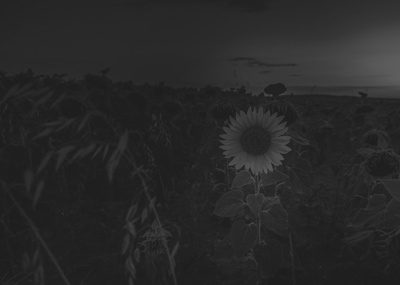
#> input picture chap06/images/low2.jpg, 400 x 285 px
$ python ex16.py
#> lines starting #> are read from the running program, lines starting #| are printed output that depends on the picture; after the words box and inside, x2 and y2 are one past the last pixel; in counts of white or black regions, pixels touching at a corner belong together
### Common/histogram.py
# -*- coding: utf-8 -*-
import numpy as np
import cv2, time

def draw_histo(hist, shape=(200, 256)):
    hist_img = np.full( shape, 255, np.uint8)
    cv2.normalize(hist, hist, 0, shape[0], cv2.NORM_MINMAX)
    gap = hist_img.shape[1]/hist.shape[0]             # 한 계급 너비

    for i, [h] in enumerate(hist):
        x = int(round(i * gap))                         # 막대 사각형 시작 x 좌표
        w = int(round(gap))
        roi = (x, 0, w, int(h))
        cv2.rectangle(hist_img, roi, 0, cv2.FILLED)
    return cv2.flip(hist_img, 0)                        # 영상 상하 뒤집기 후 반환


# [20 lines left out: functions make_palate, draw_histo_hue, not called in this run]

### chap06/ex16.py
import numpy as np, cv2
from Common.histogram import draw_histo
image = cv2.imread("images/low2.jpg", cv2.IMREAD_GRAYSCALE)
#> image is the input picture: shape (285, 400); min 26, max 95, mean 40.3
bins, ranges = [256], [0, 256]
hist = cv2.calcHist([image], [0], None, bins, ranges)
#> hist = 256 values, max 9791 at index 33, min 0 at index 0, mean 445.3
hist_img = draw_histo(hist)
#> the loop in draw_histo, `for i, [h] in enumerate(hist):` made 256 passes
#> (h, roi) on passes 1 to 3: (0, (0, 0, 1, 0)), (0, (1, 0, 1, 0)), (0, (2, 0, 1, 0))
#> after the loop in draw_histo, `for i, [h] in enumerate(hist):`:
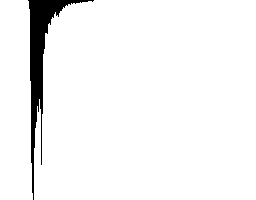
#> hist_img: shape (200, 256); 95.5% white; 1 black region, box (x1, y1, x2, y2) and area: (28, 0, 94, 200) 2295
#> in draw_histo, `return cv2.flip(hist_img, 0)`:
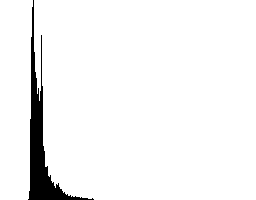
#> returned value: shape (200, 256); 95.5% white; 1 black region, box (x1, y1, x2, y2) and area: (28, 0, 94, 200) 2295

dst = cv2.normalize(image, None, 0, 255, cv2.NORM_MINMAX)
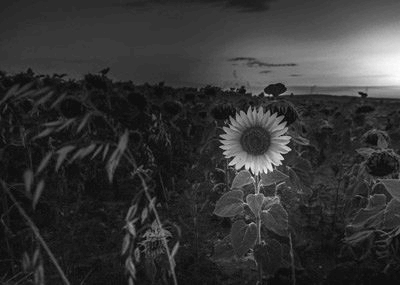
#> dst: shape (285, 400); min 0, max 255, mean 52.9
hist_dst = cv2.calcHist([dst], [0], None, bins, ranges)
#> hist_dst = 256 values, max 9791 at index 26, min 0 at index 1, mean 445.3
hist_dst_img = draw_histo(hist_dst, (200,360))
#> call 2 of draw_histo, with hist = array of shape (256, 1), shape = (200, 360)
#> the loop in draw_histo (call 2), `for i, [h] in enumerate(hist):` made 256 passes
#> (h, x, roi) on passes 1 to 3: (0.0204, 0, (0, 0, 1, 0)), (0, 1, (1, 0, 1, 0)), (0, 3, (3, 0, 1, 0))
#> after the loop in draw_histo (call 2), `for i, [h] in enumerate(hist):`:
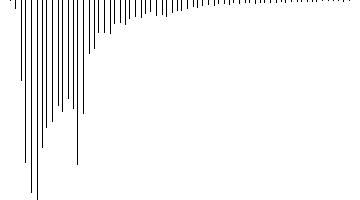
#> hist_img: shape (200, 360); 96.8% white; black in thin lines or dots
#> in draw_histo (call 2), `return cv2.flip(hist_img, 0)`:
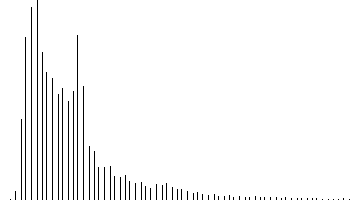
#> returned value: shape (200, 360); 96.8% white; black in thin lines or dots

cv2.imshow("image", image)
cv2.imshow("hist_img", hist_img)
cv2.imshow("stretching", dst);
cv2.imshow("hist_stretching_img", hist_dst_img)
cv2.waitKey(0)

$ run again, with chap06/images/low3.jpg copied over chap06/images/low2.jpg
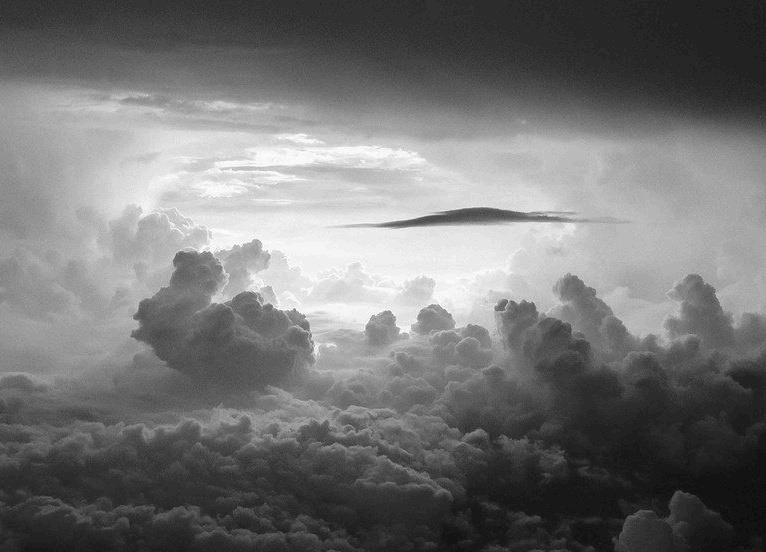
#> input picture chap06/images/low3.jpg, 766 x 552 px
#> image is the input picture: shape (552, 766); min 9, max 255, mean 116.4
#> hist = 256 values, max 9012 at index 34, min 0 at index 0, mean 1651.7
#> the loop in draw_histo, `for i, [h] in enumerate(hist):` made 256 passes
#> (h, roi) on passes 1 to 3: (0, (0, 0, 1, 0)), (0, (1, 0, 1, 0)), (0, (2, 0, 1, 0))
#> after the loop in draw_histo, `for i, [h] in enumerate(hist):`:
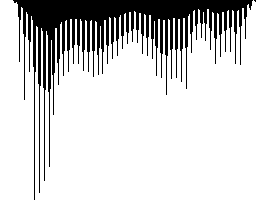
#> hist_img: shape (200, 256); 81.9% white; 2 black regions (1 under 20 px), largest, box (x1, y1, x2, y2) and area: (13, 0, 253, 200) 9252
#> hist_dst = 256 values, max 9012 at index 26, min 0 at index 14, mean 1651.7
#> the loop in draw_histo (call 2), `for i, [h] in enumerate(hist):` made 256 passes
#> (h, x, roi) on passes 1 to 3: (0.0222, 0, (0, 0, 1, 0)), (0.0444, 1, (1, 0, 1, 0)), (0.0222, 3, (3, 0, 1, 0))
#> in draw_histo (call 2), `return cv2.flip(hist_img, 0)`:
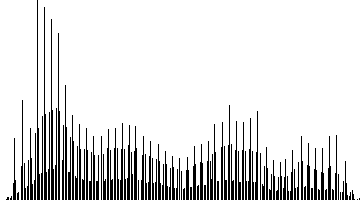
#> returned value: shape (200, 360); 87.1% white; black in thin lines or dots
